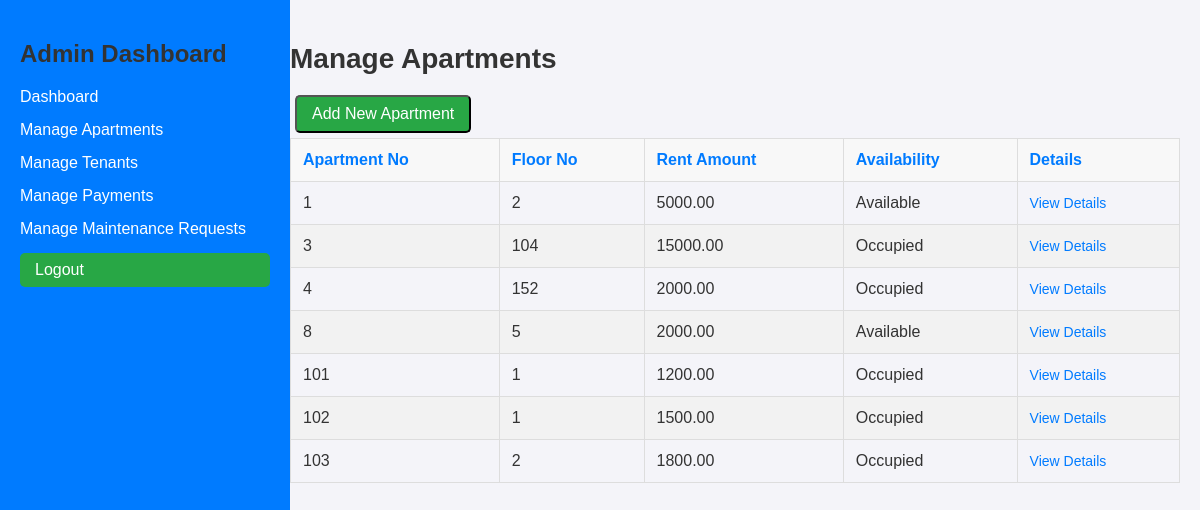
/apartments.php (signed in), run on the app's committed database.
### tables this page shows
CREATE TABLE `apartment` (
  `Apartment_No` int(11) NOT NULL,
  `Floor_No` int(11) DEFAULT NULL,
  `Rent_Amount` decimal(10,2) DEFAULT NULL,
  `Availability_Status` enum('Available','Occupied') DEFAULT 'Available',
  `Tenant_ID` int(11) DEFAULT NULL
);

### apartments.php (the view, shortened to what this page needs)
<?php
include 'db.php';
$sql_apartments = "SELECT * FROM Apartment";
$apartments = $conn->query($sql_apartments);
?>
<!DOCTYPE html>
<html lang="en">
<head>
</head>
<body>
<div class="sidebar">
    <h2>Admin Dashboard</h2>
    <a href="adminDashboard.php">Dashboard</a>
    <a href="apartments.php">Manage Apartments</a>
    <a href="tenants.php">Manage Tenants</a>
    <a href="payments.php">Manage Payments</a>
    <a href="maintenance.php">Manage Maintenance Requests</a>
    <a href="logout.php" class="btn">Logout</a>
</div>
<div class="content">
    <h2>Manage Apartments</h2>
    <button class="btn" onclick="document.getElementById('newApartmentForm').style.display='block'">Add New Apartment</button>
    <table>
        <thead>
            <tr>
                <th>Apartment No</th>
                <th>Floor No</th>
                <th>Rent Amount</th>
                <th>Availability</th>
                <th>Details</th>
            </tr>
        </thead>
        <tbody>
            <?php while ($apartment = $apartments->fetch_assoc()): ?>
            <tr>
                <td><?php echo $apartment['Apartment_No']; ?></td>
                <td><?php echo $apartment['Floor_No']; ?></td>
                <td><?php echo $apartment['Rent_Amount']; ?></td>
                <td><?php echo $apartment['Availability_Status']; ?></td>
                <td><a href="viewApartment.php?apartment_no=<?php echo $apartment['Apartment_No']; ?>" class="details-link">View Details</a></td>
            </tr>
            <?php endwhile; ?>
        </tbody>
    </table>
</div>
</body>
</html>

### apartments.php (style rules this page uses)
body { font-family: Arial, sans-serif; margin: 0; padding: 0; background-color: #f4f4f9; color: #333; }
h1, h2 { color: #333; }
.sidebar { width: 250px; background-color: #007BFF; color: white; padding: 20px; position: fixed; top: 0; left: 0; height: 100%; }
.sidebar a { display: block; color: white; text-decoration: none; margin: 15px 0; font-size: 16px; }
.content { margin-left: 270px; padding: 20px; }
.content h2 { font-size: 28px; margin-bottom: 15px; }
table { width: 100%; border-collapse: collapse; margin-bottom: 30px; }
th, td { padding: 12px; text-align: left; border: 1px solid #ddd; }
th { background-color: #f8f8f8; color: #007BFF; }
tr:nth-child(even) { background-color: #f2f2f2; }
.details-link { color: #007BFF; text-decoration: none; font-size: 14px; }
.btn { background-color: #28a745; color: white; padding: 8px 15px; text-decoration: none; border-radius: 5px; margin: 5px; font-size: 16px; }

### data on the page
apartment: Apartment_No "1", Floor_No "2", Rent_Amount "5000.00", Availability_Status "Available"
apartment: Apartment_No "3", Floor_No "104", Rent_Amount "15000.00", Availability_Status "Occupied"
apartment: Apartment_No "4", Floor_No "152", Rent_Amount "2000.00", Availability_Status "Occupied"
apartment: Apartment_No "8", Floor_No "5", Rent_Amount "2000.00", Availability_Status "Available"
apartment: Apartment_No "101", Floor_No "1", Rent_Amount "1200.00", Availability_Status "Occupied"
apartment: Apartment_No "102", Floor_No "1", Rent_Amount "1500.00", Availability_Status "Occupied"
apartment: Apartment_No "103", Floor_No "2", Rent_Amount "1800.00", Availability_Status "Occupied"
